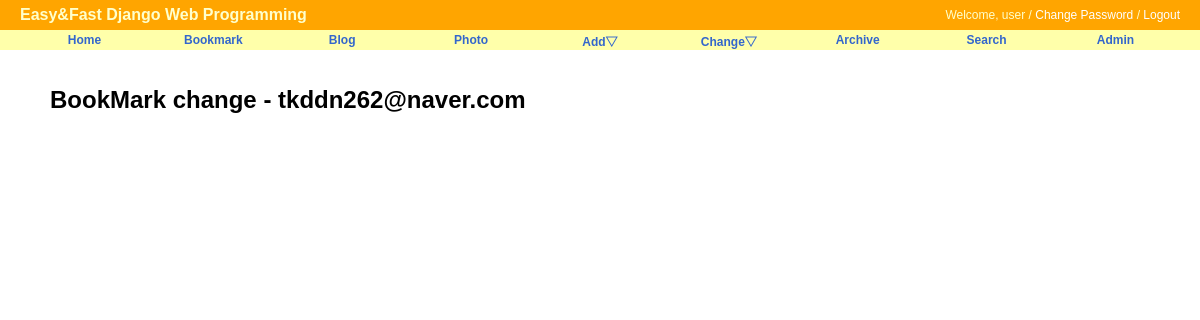
The page /bookmark/change/ (signed in) on the database as committed earlier.
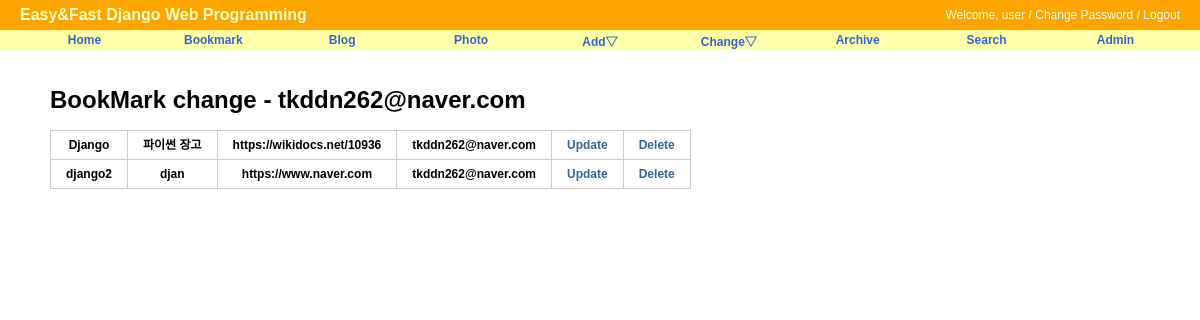
The same page on the database as committed later.
### bookmark/models.py (models this page shows, shortened)
class Bookmark(models.Model):
    title = models.CharField(max_length = 100, blank=True , null=True)
    url = models.URLField('url',unique=True)
    url_category = models.CharField(max_length=100,blank=True, null=True)
    owner = models.ForeignKey(User, null=True, on_delete=models.CASCADE)

### bookmark/views.py (the view)
# urls.py: path('change/',BookmarkChangeLV.as_view(), name='change'),
class BookmarkChangeLV(LoginRequiredMixin,ListView):
    template_name = "bookmark/bookmark_change_list.html"
    def get_queryset(self): #전체 리스트 다 가져오면 안돼.
        return Bookmark.objects.filter(owner = self.request.user)

### bookmark/templates/bookmark/bookmark_change_list.html (shortened to what this page needs)
{% extends "base.html"%}
{% block content %}
<div id="content">
    <h1>BookMark change - {{user}} </h1>
    <table class="change-list">
    {% for bookmark in object_list %}
        <tr>
            <th>{{ bookmark.title}}</th>
            <th>{{ bookmark.url_category}} </th>
            <th>{{ bookmark.url }} </th>
            <th>{{ bookmark.owner }} </th>
            <th><a href="{% url 'bookmark:update' bookmark.id %}">Update</th>
            <th><a href="{% url 'bookmark:delete' bookmark.id %}">Delete</th>
        </tr>
        {% endfor %}
</table>
</div>
    {% endblock %}

Rows that differ between the two databases and show on the page:
added Bookmark: title "Django", url_category "파이썬 장고", url "https://wikidocs.net/10936", owner "tkddn262@naver.com"
added Bookmark: title "django2", url_category "djan", url "https://www.naver.com", owner "tkddn262@naver.com"
